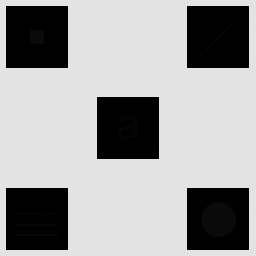
#> input picture LAB2/pliki/hidden-symbols.tif, 256 x 256 px
$ jupyter execute 7.ipynb
#> lines starting #> are read from the running program, lines starting #| are printed output that depends on the picture
## Ćwiczenie 7

[cell 1]
import numpy as np
import matplotlib.pyplot as plt
import tifffile
import cv2


def display_image(image_path):
    img = tifffile.imread(image_path)
    plt.imshow(img, cmap='gray')
    plt.title('Obraz')
    plt.axis('off')
    plt.show()

def equalize_histogram(image_path):
#> called with image_path = 'pliki/hidden-symbols.tif'
    img = tifffile.imread(image_path)
#> img is the input picture: shape (256, 256); min 0, max 228, mean 160.7

    # Przeskalowanie obrazu do zakresu [0, 255] jeśli jest w innym zakresie
    img = np.clip(img, 0, 255).astype(np.uint8)

    # Wyrównanie histogramu
    equalized_img = cv2.equalizeHist(img)
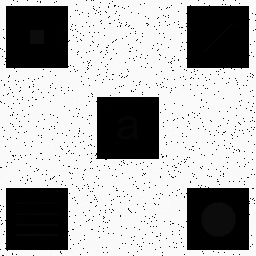
#> equalized_img: shape (256, 256); min 0, max 255, mean 172.2

    # Wyświetlenie obrazów przed i po wyrównaniu
    fig, axes = plt.subplots(2, 2, figsize=(12, 8))

    axes[0, 0].imshow(img, cmap='gray')
    axes[0, 0].set_title('Obraz przed wyrównaniem')
    axes[0, 0].axis('off')

    axes[0, 1].hist(img.flatten(), bins=256, range=[0, 256], color='gray')
    axes[0, 1].set_title('Histogram przed wyrównaniem')

    axes[1, 0].imshow(equalized_img, cmap='gray')
    axes[1, 0].set_title('Obraz po wyrównaniu')
    axes[1, 0].axis('off')

    axes[1, 1].hist(equalized_img.flatten(), bins=256, range=[0, 256], color='gray')
    axes[1, 1].set_title('Histogram po wyrównaniu')

    plt.tight_layout()
    plt.show()
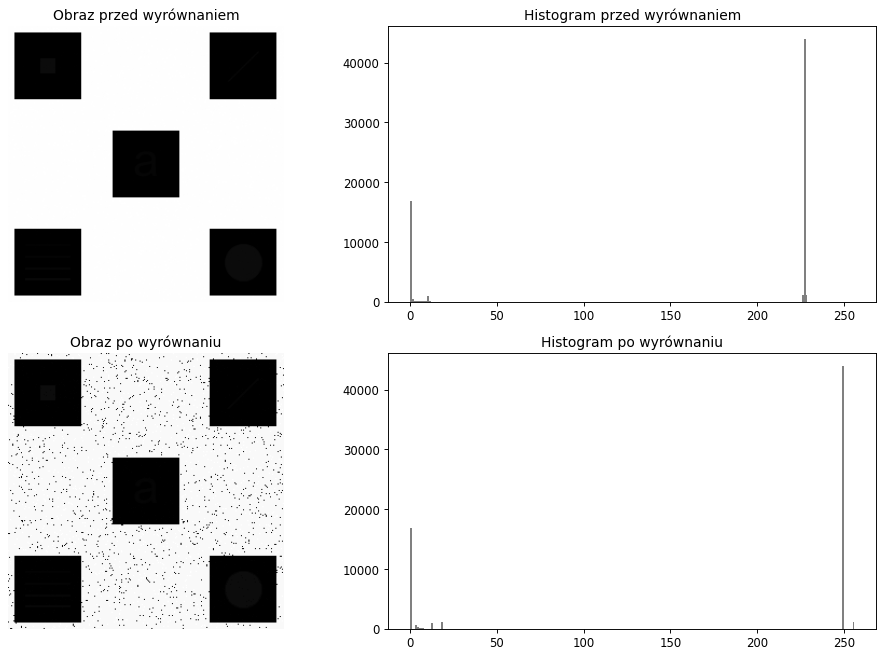
#> figure drawn by matplotlib, 4 panels; panel 2: tallest bar 43946 high, from x = 227 to 228; panel 4: tallest bar 43946 high, from x = 249 to 250

    return equalized_img


image_path = 'pliki/hidden-symbols.tif'
equalized_image = equalize_histogram(image_path)
